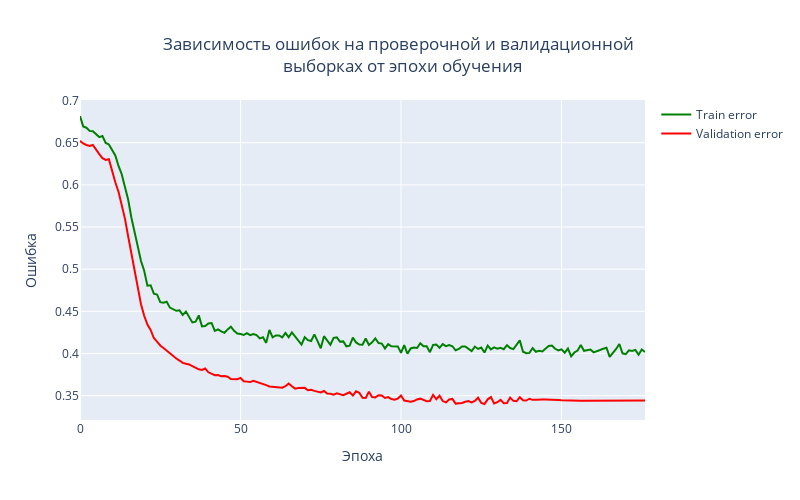

Source (notebook cell):
### Code cell
# выводим график обучения модели
trainplot(df_report)

### Figure 1 — Plotly figure (JSON) as saved in the notebook; plotly's stock layout.template omitted (floating-point values rounded to 4 significant figures; data arrays with more than 128 entries replaced by an {"elided": "..."} marker saying what was removed)
{"data": [{"line": {"color": "green"}, "mode": "lines", "name": "Train error", "showlegend": true, "type": "scatter", "x": {"elided": "177 int values"}, "y": {"elided": "177 float values"}}, {"line": {"color": "red"}, "mode": "lines", "name": "Validation error", "showlegend": true, "type": "scatter", "x": {"elided": "177 int values"}, "y": {"elided": "177 float values"}}], "layout": {"height": 500, "title": {"text": "Зависимость ошибок на проверочной и валидационной <br> выборках от эпохи обучения", "x": 0.5, "xanchor": "center", "y": 0.9, "yanchor": "bottom"}, "width": 800, "xaxis": {"title": {"text": "Эпоха"}}, "yaxis": {"title": {"text": "Ошибка"}}}}
